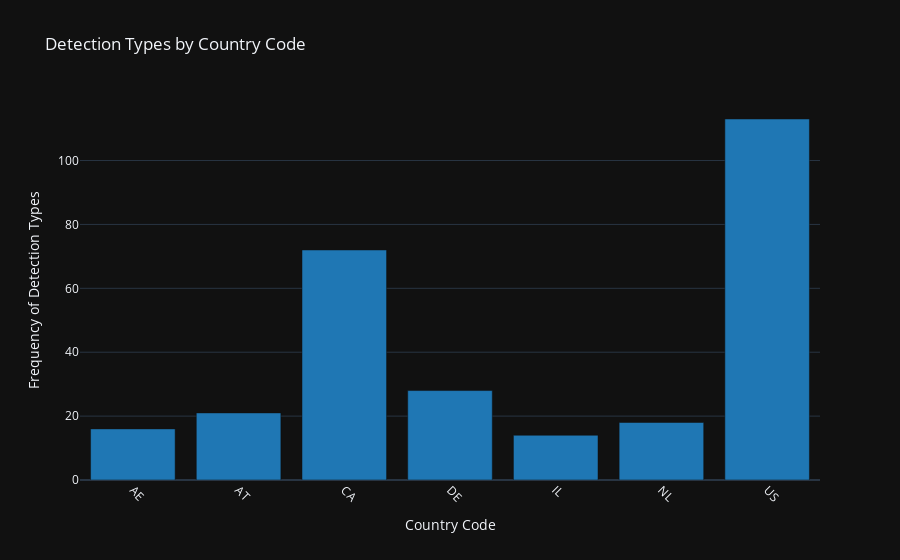

Source (notebook cell):
### Code cell
detection_types_by_country = pd.crosstab(df['src_ip_country_code'], df['detection_types']).reset_index()
df_long = detection_types_by_country.melt(id_vars='src_ip_country_code', var_name='Detection Type', value_name='Frequency')
fig = px.bar(df_long,  x='src_ip_country_code', y='Frequency', title='Detection Types by Country Code', 
             labels={'src_ip_country_code':'Country Code', 'Frequency':'Frequency of Detection Types'},template='plotly_dark',
             color_discrete_sequence=px.colors.qualitative.D3 )
fig.update_layout(xaxis_tickangle=45, barmode='stack')
fig.show()

### Figure 1 — Plotly figure (JSON) as saved in the notebook; plotly's stock layout.template omitted (floating-point values rounded to 4 significant figures)
{"data": [{"hovertemplate": "Country Code=%{x}<br>Frequency of Detection Types=%{y}<extra></extra>", "legendgroup": "", "marker": {"color": "#1F77B4", "pattern": {"shape": ""}}, "name": "", "orientation": "v", "showlegend": false, "textposition": "auto", "type": "bar", "x": ["AE", "AT", "CA", "DE", "IL", "NL", "US"], "xaxis": "x", "y": [16, 21, 72, 28, 14, 18, 113], "yaxis": "y"}], "layout": {"autosize": true, "barmode": "stack", "legend": {"tracegroupgap": 0}, "title": {"text": "Detection Types by Country Code"}, "xaxis": {"anchor": "y", "autorange": true, "domain": [0, 1], "range": [-0.5, 6.5], "tickangle": 45, "title": {"text": "Country Code"}, "type": "category"}, "yaxis": {"anchor": "x", "autorange": true, "domain": [0, 1], "range": [0, 6.316], "title": {"text": "Frequency of Detection Types"}}}}
